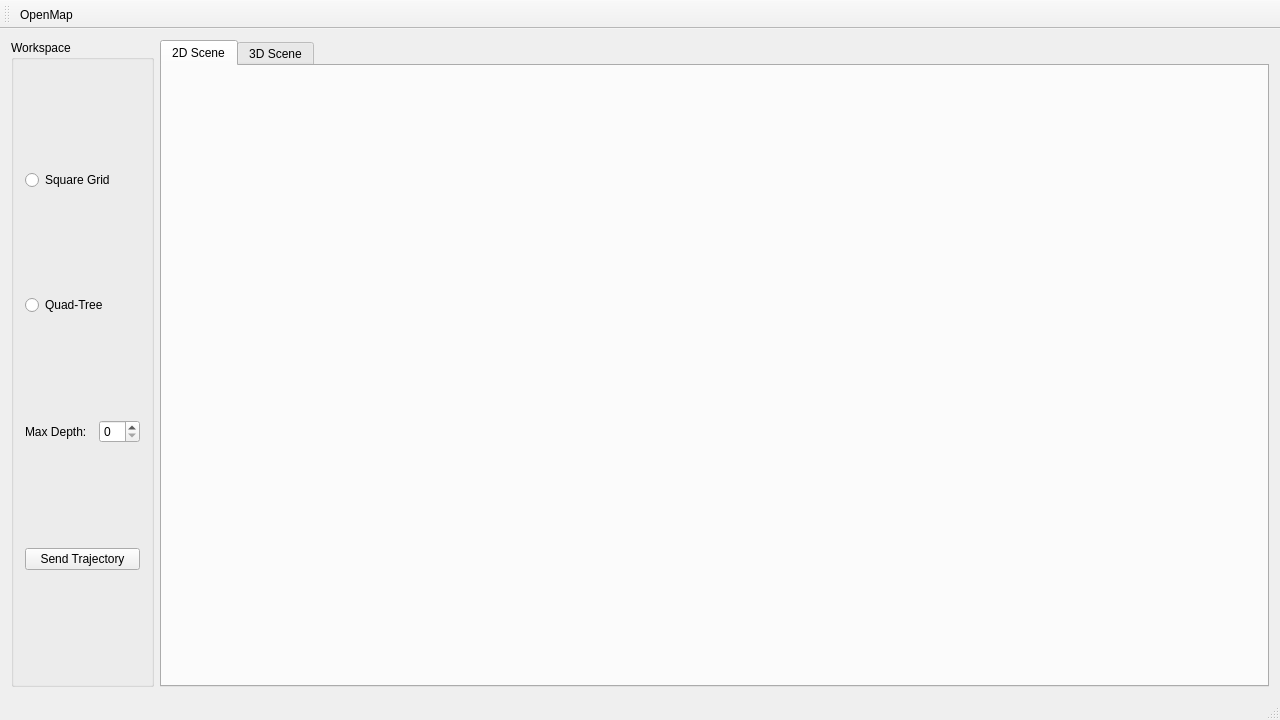
<?xml version="1.0" encoding="UTF-8"?>
<ui version="4.0">
 <class>MainWindow</class>
 <widget class="QMainWindow" name="MainWindow">
  <property name="geometry">
   <rect>
    <x>0</x>
    <y>0</y>
    <width>1280</width>
    <height>720</height>
   </rect>
  </property>
  <property name="windowTitle">
   <string>QuadNav GUI</string>
  </property>
  <widget class="QWidget" name="centralWidget">
   <layout class="QGridLayout" name="gridLayout">
    <item row="0" column="0">
     <widget class="QGroupBox" name="gbWSpace">
      <property name="maximumSize">
       <size>
        <width>250</width>
        <height>16777215</height>
       </size>
      </property>
      <property name="title">
       <string>Workspace </string>
      </property>
      <layout class="QGridLayout" name="gridLayout_2">
       <item row="0" column="0" colspan="3">
        <widget class="QRadioButton" name="rbUseSGrid">
         <property name="text">
          <string>Square Grid</string>
         </property>
         <attribute name="buttonGroup">
          <string notr="true">rbGroupCellDecomp</string>
         </attribute>
        </widget>
       </item>
       <item row="3" column="2">
        <widget class="QSpinBox" name="sbQTreeMaxDepth"/>
       </item>
       <item row="3" column="0">
        <widget class="QLabel" name="lbQTreeMaxDepth">
         <property name="text">
          <string>Max Depth:</string>
         </property>
        </widget>
       </item>
       <item row="1" column="0" colspan="3">
        <widget class="QRadioButton" name="rbUseQTree">
         <property name="text">
          <string>Quad-Tree</string>
         </property>
         <attribute name="buttonGroup">
          <string notr="true">rbGroupCellDecomp</string>
         </attribute>
        </widget>
       </item>
       <item row="4" column="0" colspan="3">
        <widget class="QPushButton" name="btnSendTraj">
         <property name="text">
          <string>Send Trajectory</string>
         </property>
        </widget>
       </item>
      </layout>
     </widget>
    </item>
    <item row="0" column="1">
     <widget class="QTabWidget" name="tabWidget">
      <property name="tabPosition">
       <enum>QTabWidget::North</enum>
      </property>
      <property name="tabShape">
       <enum>QTabWidget::Rounded</enum>
      </property>
      <property name="currentIndex">
       <number>0</number>
      </property>
      <widget class="QWidget" name="tab2DScene">
       <attribute name="title">
        <string>2D Scene</string>
       </attribute>
       <layout class="QGridLayout" name="gridLayout_4"/>
      </widget>
      <widget class="QWidget" name="tab3DScene">
       <attribute name="title">
        <string>3D Scene</string>
       </attribute>
      </widget>
     </widget>
    </item>
   </layout>
  </widget>
  <widget class="QMenuBar" name="menuBar">
   <property name="geometry">
    <rect>
     <x>0</x>
     <y>0</y>
     <width>1280</width>
     <height>25</height>
    </rect>
   </property>
  </widget>
  <widget class="QStatusBar" name="statusBar"/>
  <widget class="QToolBar" name="mainToolBar">
   <property name="windowTitle">
    <string>toolBar</string>
   </property>
   <attribute name="toolBarArea">
    <enum>TopToolBarArea</enum>
   </attribute>
   <attribute name="toolBarBreak">
    <bool>false</bool>
   </attribute>
   <addaction name="actionOpenMap"/>
  </widget>
  <action name="actionOpenMap">
   <property name="text">
    <string>OpenMap</string>
   </property>
   <property name="toolTip">
    <string>Open Map</string>
   </property>
  </action>
 </widget>
 <layoutdefault spacing="6" margin="11"/>
 <resources/>
 <connections/>
 <buttongroups>
  <buttongroup name="rbGroupCellDecomp"/>
 </buttongroups>
</ui>
